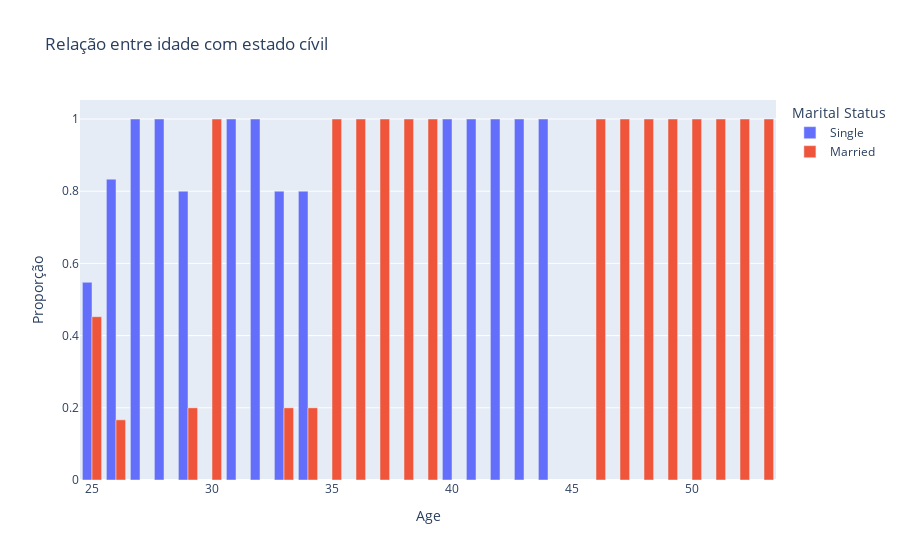

Notebook cell for this chart:
### Markdown cell above
**Análise** Aqui percebemos que para que tem apenas o ensino médio possui o score é baixo com mais frequencia.

### Code cell
# Relação entre Idade e Estado Civíl

idade_civil = (
    df_sem_outliers
    .groupby('Age')['Marital Status']
    .value_counts(normalize=True)
    .rename('Proporção')
    .reset_index()
)

fig = px.bar(
    idade_civil,
    x='Age',
    y='Proporção',
    color='Marital Status',
    barmode='group',
    title='Relação entre idade com estado cívil'
)

fig.show()

### Figure 1 — Plotly figure (JSON) as saved in the notebook; plotly's stock layout.template omitted (floating-point values rounded to 4 significant figures)
{"data": [{"alignmentgroup": "True", "hovertemplate": "Marital Status=Single<br>Age=%{x}<br>Proporção=%{y}<extra></extra>", "legendgroup": "Single", "marker": {"color": "#636efa", "pattern": {"shape": ""}}, "name": "Single", "offsetgroup": "Single", "orientation": "v", "showlegend": true, "textposition": "auto", "type": "bar", "x": [25.0, 26.0, 27.0, 28.0, 29.0, 31.0, 32.0, 33.0, 34.0, 40.0, 41.0, 42.0, 43.0, 44.0], "xaxis": "x", "y": [0.5476, 0.8333, 1.0, 1.0, 0.8, 1.0, 1.0, 0.8, 0.8, 1.0, 1.0, 1.0, 1.0, 1.0], "yaxis": "y"}, {"alignmentgroup": "True", "hovertemplate": "Marital Status=Married<br>Age=%{x}<br>Proporção=%{y}<extra></extra>", "legendgroup": "Married", "marker": {"color": "#EF553B", "pattern": {"shape": ""}}, "name": "Married", "offsetgroup": "Married", "orientation": "v", "showlegend": true, "textposition": "auto", "type": "bar", "x": [25.0, 26.0, 29.0, 30.0, 33.0, 34.0, 35.0, 36.0, 37.0, 38.0, 39.0, 46.0, 47.0, 48.0, 49.0, 50.0, 51.0, 52.0, 53.0], "xaxis": "x", "y": [0.4524, 0.1667, 0.2, 1.0, 0.2, 0.2, 1.0, 1.0, 1.0, 1.0, 1.0, 1.0, 1.0, 1.0, 1.0, 1.0, 1.0, 1.0, 1.0], "yaxis": "y"}], "layout": {"barmode": "group", "legend": {"title": {"text": "Marital Status"}, "tracegroupgap": 0}, "title": {"text": "Relação entre idade com estado cívil"}, "xaxis": {"anchor": "y", "domain": [0, 1], "title": {"text": "Age"}}, "yaxis": {"anchor": "x", "domain": [0, 1], "title": {"text": "Proporção"}}}}
